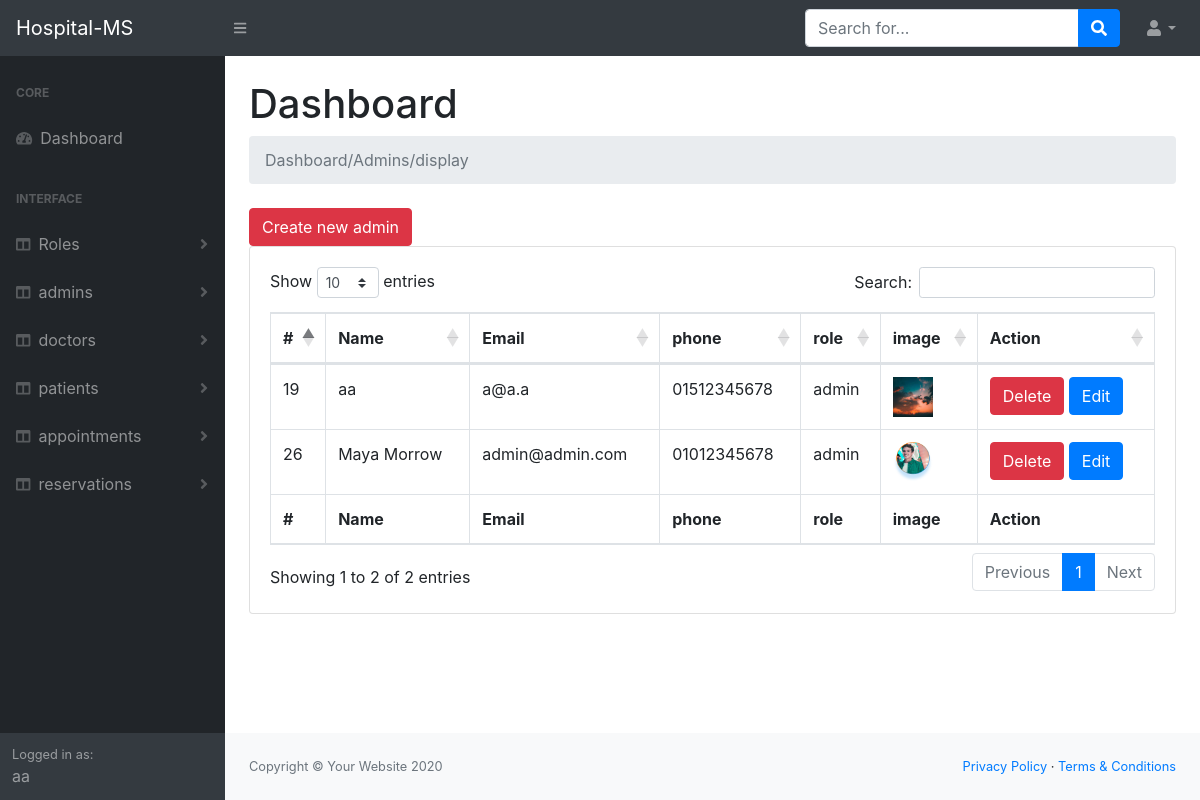
/Admin/admins/index.php (signed in), run on the app's committed database.
### tables this page shows
CREATE TABLE `users`
(
    `id`             tinyint(4) NOT NULL,
    `name`           char(150) NOT NULL,
    `gender`         tinyint(1) NOT NULL COMMENT '"1 for male, 2 for female" ',
    `email`          char(100) NOT NULL,
    `password`       char(100) NOT NULL,
    `address`        char(150) NOT NULL,
    `phone`          char(11)  NOT NULL,
    `emergencyPhone` char(11)  NOT NULL,
    `image`          char(150) DEFAULT NULL,
    `role_id`        tinyint(100) NOT NULL
);

CREATE TABLE `roles`
(
    `id`    tinyint(4) NOT NULL,
    `title` char(100) NOT NULL
);

### Admin/admins/index.php (the view, shortened to what this page needs)
<?php
require '../helpers/dbConnection.php';
$sql = 'select users.*,roles.title  from  users inner join roles on users.role_id = roles.id where roles.title = "admin"';
$op = mysqli_query($con, $sql);
require '../layouts/header.php';
require '../layouts/nav.php';
require '../layouts/sidNav.php';
?>
<main>
    <div class="container-fluid">
        <h1 class="mt-4">Dashboard</h1>
        <ol class="breadcrumb mb-4">
            <li class="breadcrumb-item active">Dashboard/Admins/display</li>
            <?php
            echo '<br>';
            ?>
        </ol>
        <a href='create.php'
           class='btn btn-danger m-r-1em'>Create new admin</a>
        <div class="card mb-4">
            <div class="card-body">
                <div class="table-responsive">
                    <table class="table table-bordered" id="dataTable" width="100%" cellspacing="0">
                        <thead>
                        <tr>
                            <th>#</th>
                            <th>Name</th>
                            <th>Email</th>
                            <th>phone</th>
                            <th>role</th>
                            <th>image</th>
                            <th>Action</th>
                        </tr>
                        </thead>
                        <tfoot>
                        <tr>
                            <th>#</th>
                            <th>Name</th>
                            <th>Email</th>
                            <th>phone</th>
                            <th>role</th>
                            <th>image</th>
                            <th>Action</th>
                        </tfoot>
                        <tbody>
                        <?php
                        while ($data = mysqli_fetch_assoc($op)) {
                            ?>
                            <tr>
                                <td><?php echo $data['id']; ?></td>
                                <td><?php echo $data['name']; ?></td>
                                <td><?php echo $data['email']; ?></td>
                                <td><?php echo $data['phone']; ?></td>
                                <td><?php echo $data['title']; ?></td>
                                <td><img src="./uploads/<?php echo $data['image']; ?>" height="40px" width="40px"></td>
                                <td>
                                    <a href='delete.php?id=<?php echo $data['id']; ?>'
                                       class='btn btn-danger m-r-1em'>Delete</a>
                                    <a href='edit.php?id=<?php echo $data['id']; ?>' class='btn btn-primary m-r-1em'>Edit</a>
                                </td>
                            </tr>
                            <?php
                        }
                        ?>
                        </tbody>
                    </table>
                </div>
            </div>
        </div>
    </div>
</main>
<?php
require '../layouts/footer.php';
?>

### data on the page
users: id "19", name "aa", email "a@a.a", phone "01512345678", role.title "admin", image (picture)
users: id "26", name "Maya Morrow", email "admin@admin.com", phone "01012345678", role.title "admin", image (picture)

### other printed values
$module "Roles"
$module "admins"
$module "doctors"
$module "patients"
$module "appointments"
$module "reservations"
$_SESSION['user']['name'] "aa"
